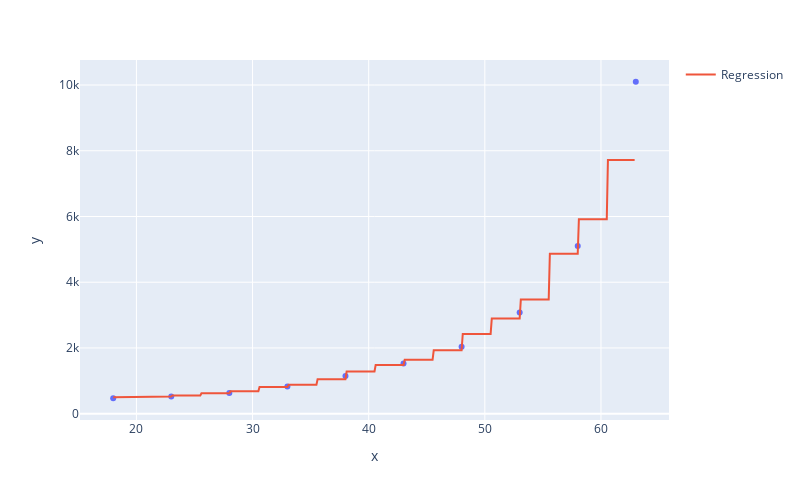

Write notebook code for a chart like this one.
### Code cell
g = px.scatter(x = X.ravel(), y = y, width=800, height=500)
g.add_scatter(x = X_test_tree.ravel(), y = regressor_forest.predict(X_test_tree), name = "Regression")
g.show()

### Figure 1 — Plotly figure (JSON) as saved in the notebook; plotly's stock layout.template omitted (floating-point values rounded to 4 significant figures; data arrays with more than 128 entries replaced by an {"elided": "..."} marker saying what was removed)
{"data": [{"hovertemplate": "x=%{x}<br>y=%{y}<extra></extra>", "legendgroup": "", "marker": {"color": "#636efa", "symbol": "circle"}, "mode": "markers", "name": "", "orientation": "v", "showlegend": false, "type": "scatter", "x": [18, 23, 28, 33, 38, 43, 48, 53, 58, 63], "xaxis": "x", "y": [470, 520, 630, 830, 1150, 1530, 2040, 3080, 5100, 10100], "yaxis": "y"}, {"name": "Regression", "type": "scatter", "x": {"elided": "450 float values"}, "y": {"elided": "450 float values"}}], "layout": {"height": 500, "legend": {"tracegroupgap": 0}, "margin": {"t": 60}, "width": 800, "xaxis": {"anchor": "y", "domain": [0, 1], "title": {"text": "x"}}, "yaxis": {"anchor": "x", "domain": [0, 1], "title": {"text": "y"}}}}
